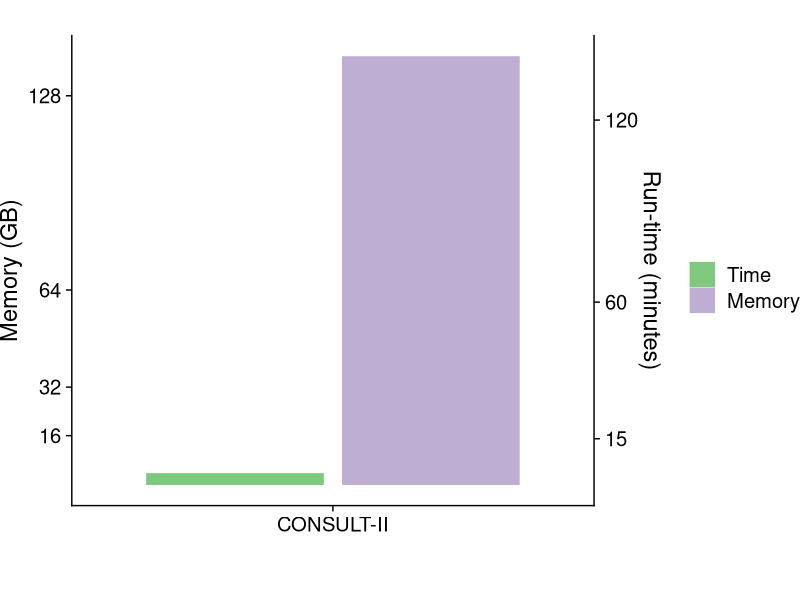

Write the R code that produced this figure. (Note: this script raises an error after producing the figure.)
require(ggplot2)
require(reshape2)
require(readr)
require(cowplot)
require(dplyr)

rc <- read_tsv("../results/resource_tool_comparison.tsv")
rc <- rc %>% filter(Tool == "CLARK" | Tool == "CONSULT-II" | Tool == "Kraken-II")

ggplot(melt(rc[, 0:4], id.vars = 1:2)) +
  geom_col(aes(x=Tool, colour=variable, fill=variable, y=value), position = position_dodge2(padding = 0.1)) +
  theme_cowplot(font_size = 17) +
  labs(fill = "", colour = "", x = "") +
  theme(aspect.ratio = 0.9) +
  theme(plot.margin = unit(c(0, 0, 0, 0), "cm")) +
  scale_y_continuous(name = "Memory (GB)", c(16, 32, 64, 128), sec.axis = sec_axis(~., name="Run-time (minutes)", breaks = c(15, 60, 120))) +
  scale_colour_brewer(palette = "Accent", labels=c("Memory_GB" = "Memory", "Time_min"="Time")) +
  scale_fill_brewer(palette = "Accent", labels=c("Memory_GB" = "Memory", "Time_min"="Time"))
ggsave2("../figures/resource_tool_comparison.pdf")
